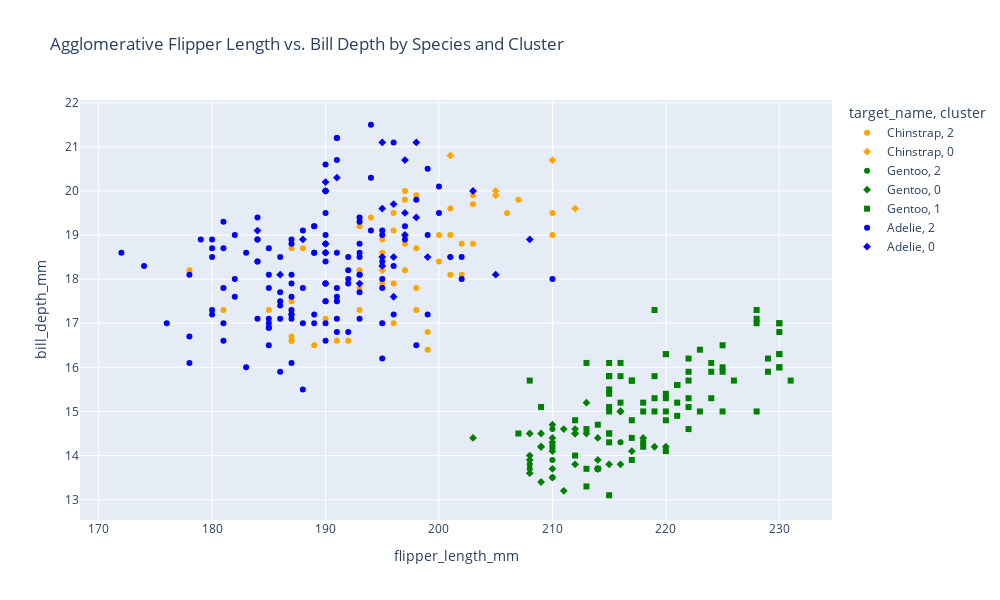

Notebook code for this chart:
### Code cell
# Agglomerative clustering scatter plot with species by color and cluster by shape
fig = px.scatter(df_agg_orig, x="flipper_length_mm", y="bill_depth_mm", color="target_name", color_discrete_sequence=["orange","green","blue"],
                 symbol="cluster", title='Agglomerative Flipper Length vs. Bill Depth by Species and Cluster', width=1000, height=600)
fig.show()

### Figure 1 — Plotly figure (JSON) as saved in the notebook; plotly's stock layout.template omitted (floating-point values rounded to 4 significant figures)
{"data": [{"hovertemplate": "target_name=Chinstrap<br>cluster=2<br>flipper_length_mm=%{x}<br>bill_depth_mm=%{y}<extra></extra>", "legendgroup": "Chinstrap, 2", "marker": {"color": "orange", "symbol": "circle"}, "mode": "markers", "name": "Chinstrap, 2", "orientation": "v", "showlegend": true, "type": "scatter", "x": [206, 197, 187, 188, 187, 202, 197, 193, 198, 199, 196, 191, 210, 203, 192, 193, 197, 189, 196, 201, 210, 197, 194, 207, 198, 195, 190, 190, 193, 201, 201, 190, 187, 187, 200, 197, 181, 187, 193, 195, 196, 200, 195, 202, 191, 187, 195, 191, 198, 199, 185, 192, 178, 203, 198, 193, 194, 203, 196, 181, 195], "xaxis": "x", "y": [19.5, 19, 16.6, 18.7, 16.7, 18.8, 20, 19.2, 17.3, 16.4, 19.5, 17.8, 19.5, 19.7, 16.6, 17.3, 19.8, 16.5, 19.1, 19.6, 19, 18.2, 19.4, 19.8, 19.9, 18.6, 17.1, 17.9, 19.4, 18.1, 19, 18.6, 18.7, 16.6, 19, 18.8, 17.3, 17.5, 18.2, 18.3, 17, 18.4, 17, 18.1, 17.5, 17.3, 18.9, 16.6, 18.7, 16.8, 17.3, 17.9, 18.2, 18.8, 17.8, 17.8, 20.3, 19.9, 17.9, 17.8, 17.9], "yaxis": "y"}, {"hovertemplate": "target_name=Chinstrap<br>cluster=0<br>flipper_length_mm=%{x}<br>bill_depth_mm=%{y}<extra></extra>", "legendgroup": "Chinstrap, 0", "marker": {"color": "orange", "symbol": "diamond"}, "mode": "markers", "name": "Chinstrap, 0", "orientation": "v", "showlegend": true, "type": "scatter", "x": [205, 205, 201, 201, 195, 210, 212], "xaxis": "x", "y": [20, 19.9, 18.5, 20.8, 18.2, 20.7, 19.6], "yaxis": "y"}, {"hovertemplate": "target_name=Gentoo<br>cluster=2<br>flipper_length_mm=%{x}<br>bill_depth_mm=%{y}<extra></extra>", "legendgroup": "Gentoo, 2", "marker": {"color": "green", "symbol": "circle"}, "mode": "markers", "name": "Gentoo, 2", "orientation": "v", "showlegend": true, "type": "scatter", "x": [208, 216, 210, 210, 208, 210], "xaxis": "x", "y": [13.8, 14.3, 14.6, 13.5, 13.7, 13.9], "yaxis": "y"}, {"hovertemplate": "target_name=Gentoo<br>cluster=0<br>flipper_length_mm=%{x}<br>bill_depth_mm=%{y}<extra></extra>", "legendgroup": "Gentoo, 0", "marker": {"color": "green", "symbol": "diamond"}, "mode": "markers", "name": "Gentoo, 0", "orientation": "v", "showlegend": true, "type": "scatter", "x": [208, 216, 208, 214, 209, 209, 210, 213, 210, 210, 216, 212, 213, 209, 218, 212, 210, 220, 210, 215, 208, 212, 210, 216, 214, 214, 219, 211, 208, 217, 209, 216, 211, 212, 214, 203], "xaxis": "x", "y": [14.5, 15, 13.9, 14.4, 13.4, 14.5, 13.7, 14.5, 14.4, 14.1, 15, 13.8, 15.2, 14.2, 14.4, 14.5, 13.5, 14.2, 14.3, 13.8, 14, 14.6, 14.7, 15, 13.9, 13.7, 14.2, 14.6, 13.6, 14.1, 14.2, 13.8, 13.2, 14.5, 13.7, 14.4], "yaxis": "y"}, {"hovertemplate": "target_name=Gentoo<br>cluster=1<br>flipper_length_mm=%{x}<br>bill_depth_mm=%{y}<extra></extra>", "legendgroup": "Gentoo, 1", "marker": {"color": "green", "symbol": "square"}, "mode": "markers", "name": "Gentoo, 1", "orientation": "v", "showlegend": true, "type": "scatter", "x": [208, 219, 220, 223, 221, 218, 220, 224, 209, 220, 212, 219, 215, 231, 217, 225, 217, 207, 229, 217, 213, 218, 217, 216, 215, 213, 222, 220, 215, 230, 224, 228, 230, 222, 230, 220, 221, 225, 215, 215, 225, 217, 224, 219, 222, 230, 215, 216, 220, 218, 230, 221, 222, 226, 213, 215, 218, 222, 229, 214, 230, 230, 214, 228, 223, 228, 213, 221, 220, 212, 222, 215, 210, 216, 219, 215, 225, 228, 215, 221, 215], "xaxis": "x", "y": [15.7, 15.3, 16.3, 16.4, 15.2, 14.3, 15, 15.9, 15.1, 14.1, 14, 17.3, 13.1, 15.7, 15.7, 16.5, 13.9, 14.5, 16.2, 15.7, 14.6, 14.2, 14.4, 16.1, 14.5, 13.7, 15.3, 14.8, 15.5, 17, 15.3, 15, 16.3, 14.6, 17, 16.3, 15.6, 16, 15.8, 14.3, 15.9, 14.8, 16.1, 15.8, 15.7, 16, 15, 15.2, 15.3, 15.2, 16.8, 15.6, 16.2, 15.7, 16.1, 15.8, 15, 15.1, 15.9, 13.7, 16.3, 16, 14.7, 17.3, 15, 17, 13.3, 14.9, 15.4, 14.8, 15.9, 15.1, 14.2, 15.8, 15, 14.5, 15, 17.1, 16.1, 15.6, 15.4], "yaxis": "y"}, {"hovertemplate": "target_name=Adelie<br>cluster=2<br>flipper_length_mm=%{x}<br>bill_depth_mm=%{y}<extra></extra>", "legendgroup": "Adelie, 2", "marker": {"color": "blue", "symbol": "circle"}, "mode": "markers", "name": "Adelie, 2", "orientation": "v", "showlegend": true, "type": "scatter", "x": [190, 185, 191, 186, 191, 193, 188, 196, 186, 194, 174, 183, 188, 193, 187, 195, 193, 193, 176, 187, 202, 182, 187, 181, 192, 194, 172, 185, 190, 186, 188, 185, 180, 191, 199, 184, 195, 189, 197, 196, 187, 189, 191, 192, 200, 185, 185, 190, 178, 199, 191, 183, 190, 191, 190, 189, 190, 195, 184, 184, 192, 190, 185, 187, 181, 193, 197, 190, 192, 181, 193, 190, 182, 186, 178, 198, 190, 180, 190, 181, 186, 199, 195, 185, 181, 190, 195, 202, 189, 194, 190, 189, 182, 191, 195, 193, 179, 191, 195, 201, 187, 192, 180, 191, 190, 210, 196, 185, 193, 187, 190, 184, 187, 189, 184, 180, 187, 180, 198, 193, 188, 186, 187, 184, 200, 178], "xaxis": "x", "y": [18.8, 17, 18.6, 17.5, 20.7, 18.8, 19.1, 17.2, 17.7, 20.3, 18.3, 18.6, 17, 18.6, 16.1, 17, 18.5, 18.1, 17, 18.1, 18.5, 17.6, 17.9, 17, 18.2, 21.5, 18.6, 16.9, 17.9, 17.1, 17.8, 16.5, 18.5, 17.1, 17.2, 18.9, 18, 18.6, 18.9, 21.1, 17.2, 17.2, 21.2, 18, 19.5, 18.1, 17.8, 18.4, 18.1, 20.5, 16.8, 16, 17.9, 21.2, 17.9, 19.2, 17.5, 19, 17.1, 19.4, 16.8, 18.6, 17.1, 17.6, 17.8, 18.1, 19.2, 16.6, 18.5, 16.6, 19.3, 19.5, 19, 17.4, 16.7, 16.5, 17.5, 18.9, 17, 18.7, 18.5, 19, 16.2, 18.7, 19.3, 20, 19.1, 18, 18.6, 19.1, 20.6, 17, 18, 17.8, 18.4, 17.1, 18.9, 17.6, 17.8, 18.5, 17.3, 17.9, 17.3, 17.5, 19, 18, 18.3, 16.9, 17.7, 18.9, 20, 18.4, 18.8, 19.2, 18.4, 17.2, 17.2, 18.7, 19.8, 19.4, 15.5, 15.9, 17.1, 18.9, 20.1, 16.1], "yaxis": "y"}, {"hovertemplate": "target_name=Adelie<br>cluster=0<br>flipper_length_mm=%{x}<br>bill_depth_mm=%{y}<extra></extra>", "legendgroup": "Adelie, 0", "marker": {"color": "blue", "symbol": "diamond"}, "mode": "markers", "name": "Adelie, 0", "orientation": "v", "showlegend": true, "type": "scatter", "x": [198, 193, 195, 198, 188, 195, 190, 196, 197, 186, 197, 203, 195, 190, 184, 191, 190, 196, 197, 208, 196, 195, 190, 205, 199], "xaxis": "x", "y": [21.1, 17.9, 21.1, 19.4, 18.9, 19.6, 18.8, 18.5, 19, 18.1, 20.7, 20, 18.5, 18.6, 19.1, 20.3, 20.2, 19.7, 19.5, 18.9, 17.6, 18.3, 20, 18.1, 18.5], "yaxis": "y"}], "layout": {"height": 600, "legend": {"title": {"text": "target_name, cluster"}, "tracegroupgap": 0}, "title": {"text": "Agglomerative Flipper Length vs. Bill Depth by Species and Cluster"}, "width": 1000, "xaxis": {"anchor": "y", "domain": [0, 1], "title": {"text": "flipper_length_mm"}}, "yaxis": {"anchor": "x", "domain": [0, 1], "title": {"text": "bill_depth_mm"}}}}
